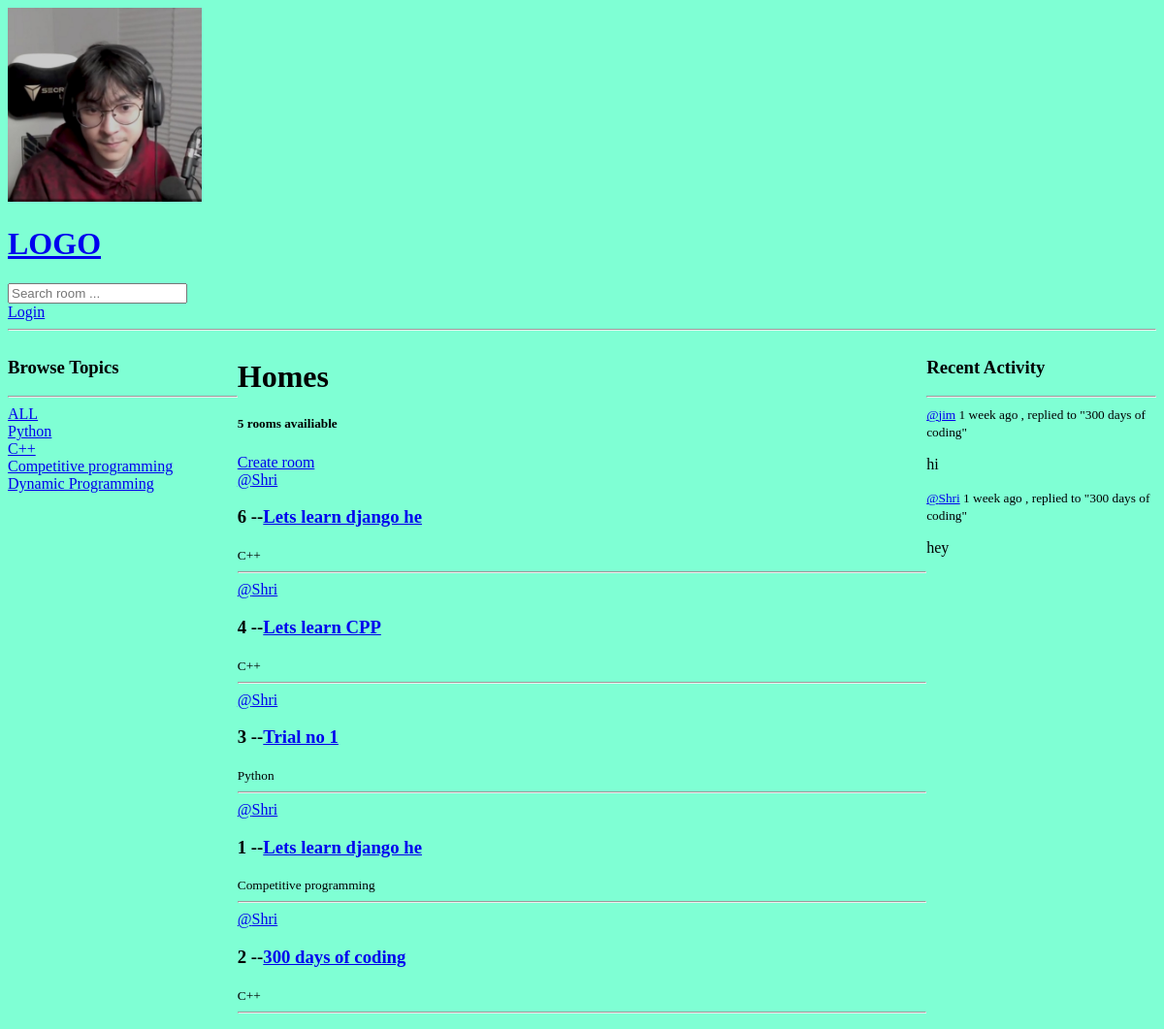
The app's page /, older data.
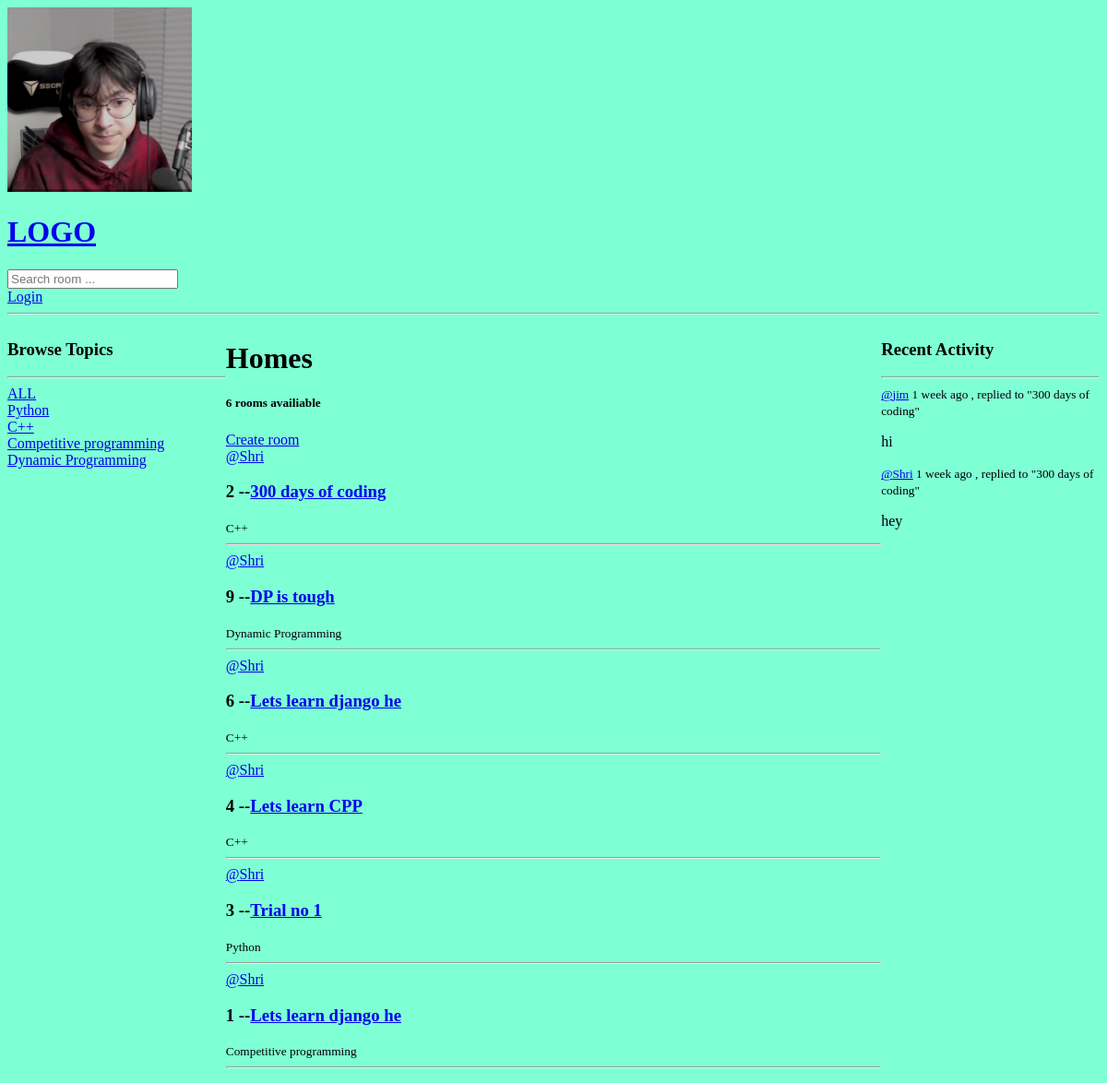
The same page, newer data.
### base/models.py (models this page shows, shortened)
class Topic(models.Model):
    name = models.CharField(max_length=200)

class Room(models.Model):
    hosts = models.ForeignKey(User , on_delete=models.SET_NULL, null = True)
    topic = models.ForeignKey('Topic' , on_delete=models.SET_NULL, null = True)
    name = models.CharField(max_length=20)
    description = models.TextField(null = True , blank = True)
    participants = models.ManyToManyField(User , related_name ='participants' , blank = True)
    updated = models.DateTimeField(auto_now=True)
    created = models.DateTimeField(auto_now_add=True)
    class Meta:
        ordering = ['-updated', '-created']
    def __str__(self):
        return self.name

class Message(models.Model):
    user = models.ForeignKey(User , on_delete = models.CASCADE)
    room = models.ForeignKey(Room, on_delete=models.CASCADE)
    body = models.TextField(null = True , blank = True)
    updated = models.DateTimeField(auto_now=True)
    created = models.DateTimeField(auto_now_add=True)
    class Meta:
        ordering = ['-updated', '-created']
    def __str__(self):
        return self.body[0:50]

### base/views.py (the view)
# urls.py: 2. Add a URL to urlpatterns:  path('', views.home, name='home')
def home(request):
    q = request.GET.get('q') if request.GET.get('q')!=None else ''
    rooms = Room.objects.filter(
        Q(topic__name__icontains=q) |
        Q(name__icontains=q) |
        Q(description__icontains=q)
    )
    room_count = rooms.count()
    topics = Topic.objects.all()
    room_messages = Message.objects.filter(Q(room__topic__name__icontains=q))
    context =   {'rooms' : rooms , 'topics' : topics  ,'room_count':room_count , 'room_messages':room_messages}
    return render(request , 'base/home.html' ,context)

### base/templates/base/home.html (shortened to what this page needs)
{% extends 'main.html' %}
{% block content %}
<div class= "home-container">
    <div>
        {% include 'base/topics_component.html' %}
    </div>
    <div>
        <h1> Homes </h1>
        <div>
            <h5> {{room_count}} rooms availiable </h5>
            <a href = "{% url 'create-room' %}" > Create room </a>
            {% include 'base/feed_component.html' %}
        </div>
    </div>
    <div>
        {% include 'base/activity_component.html' %}
    </div>
</div>
{% endblock content %}

### base/templates/base/topics_component.html
<h3> Browse Topics </h3>
        <hr>
        <div>
            <a href = "{% url 'home' %}" > ALL </a>
        </div>
        {% for topic in topics %}
        <div>
            <a href = "{% url 'home' %}?q={{topic.name}}"> {{topic.name}} </a>
        </div>
        {% endfor %}

### base/templates/base/feed_component.html (shortened to what this page needs)
<div>
    {% for room  in rooms %}
        <div>
            <a href = "{% url 'user-profile' room.hosts.id%}"> @{{room.hosts.username}}<a>
            <h3>   {{room.id}} --<a href="{% url 'room' room.id %}">{{room.name}}</a></h3>
            <small>{{room.topic.name}}</small>
            <hr>
        </div>
    {% endfor %}
</div>

### base/templates/base/activity_component.html (shortened to what this page needs)
<h3> Recent Activity </h3>
        <hr>
        {% for message in room_messages %}
        <div>
            <small><a href = {% url 'user-profile' message.user.id %}>@{{message.user }}</a>  {{message.created|timesince}} ago , </small>
            <small> replied to "{{message.room}}"</small>
            <p> {{message}} </p>
        </div>
        {% endfor %}

Row changes from the older to the newer data that the page shows:
changed Room "300 days of coding": moves up the list
added Room: hosts.username "Shri", id "9", name "DP is tough", topic.name "Dynamic Programming"
Text that changed along with them:
{{ room_count }}: "5" → "6"
